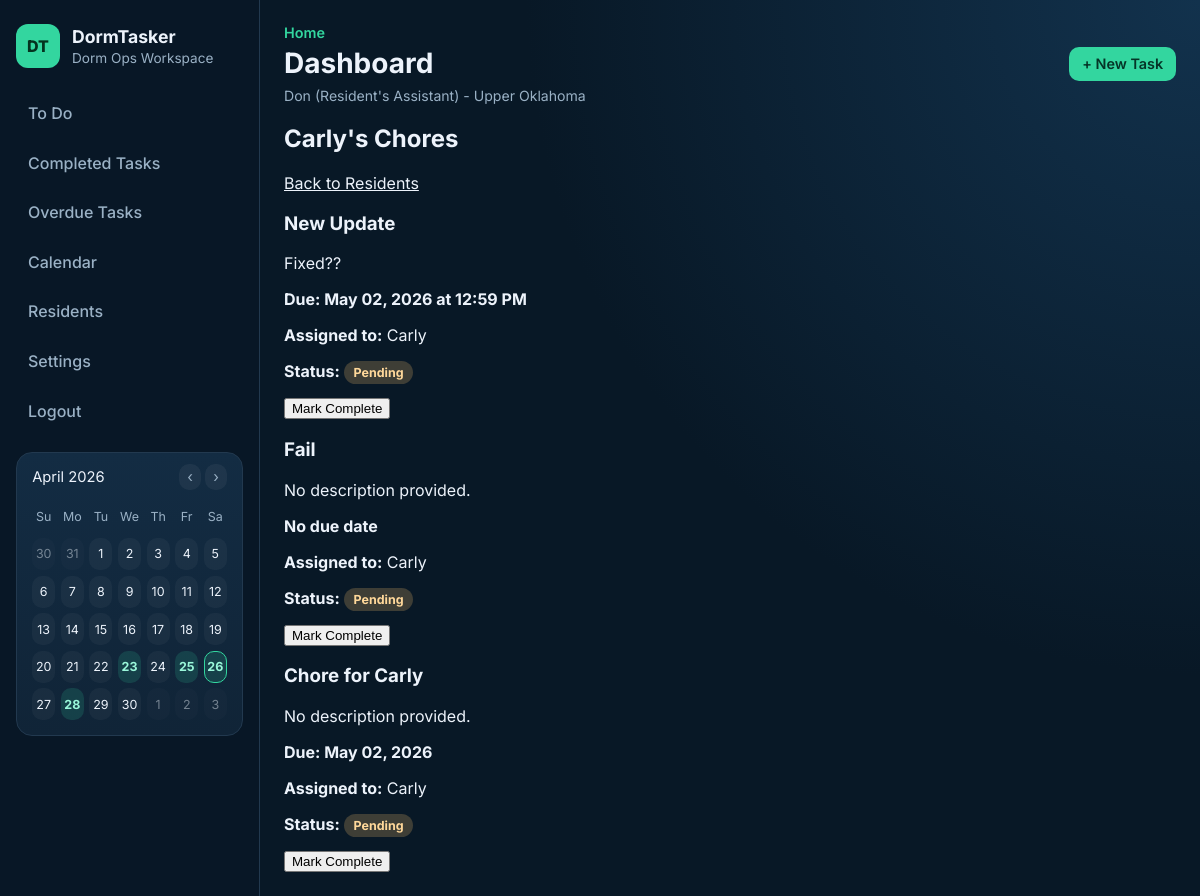
The page /resident/9/chores (signed in) on the database as committed earlier.
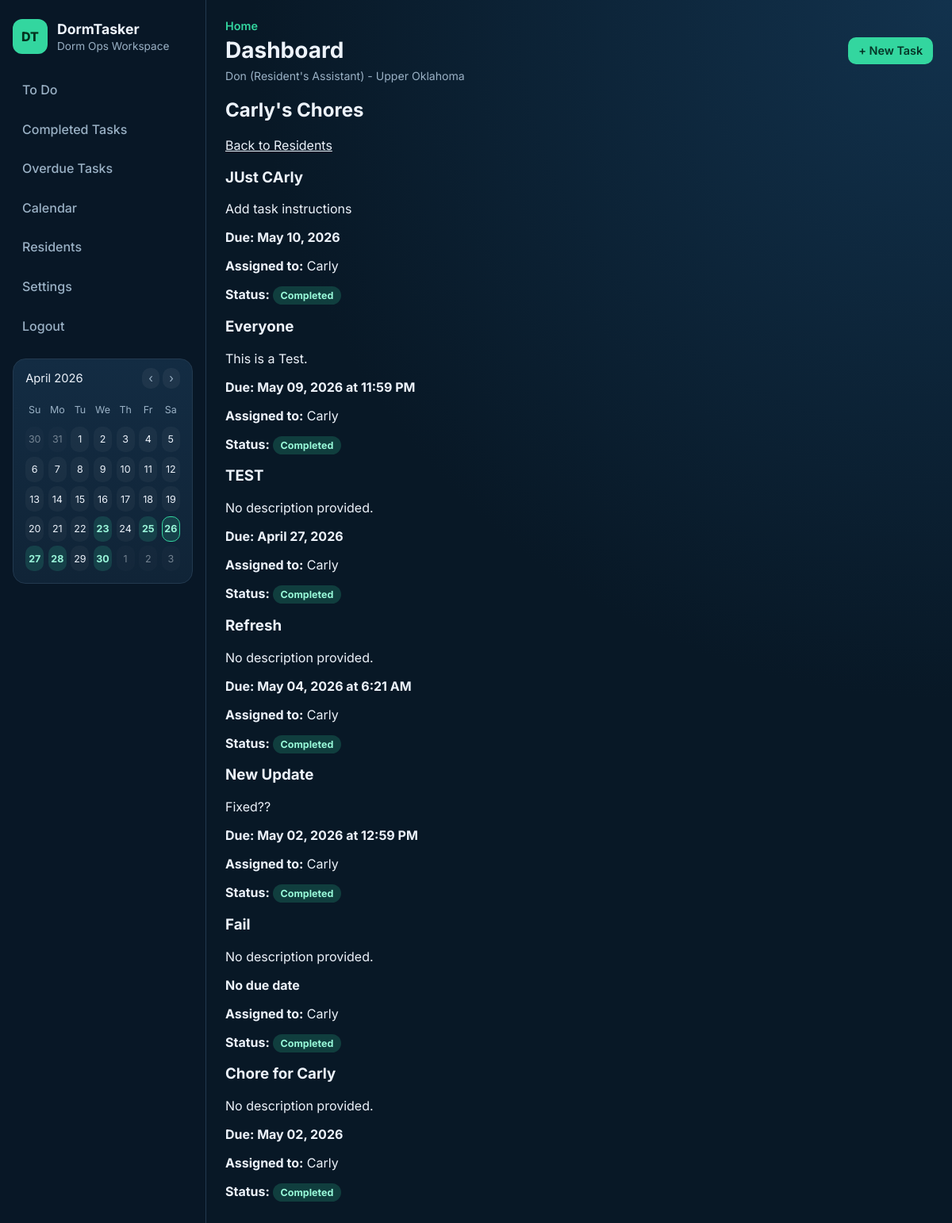
The same page on the database as committed later.
### tables this page shows
CREATE TABLE users (
            id INTEGER PRIMARY KEY AUTOINCREMENT,
            name TEXT NOT NULL,
            role TEXT NOT NULL CHECK (role IN ('RA', 'Resident'))
        , email TEXT, password_hash TEXT, room_id INTEGER);

CREATE TABLE rooms (
            id INTEGER PRIMARY KEY AUTOINCREMENT,
            room_name TEXT NOT NULL,
            room_code TEXT NOT NULL UNIQUE,
            created_by INTEGER,
            FOREIGN KEY (created_by) REFERENCES users (id)
        );

CREATE TABLE chores (
            id INTEGER PRIMARY KEY AUTOINCREMENT,
            title TEXT NOT NULL,
            description TEXT,
            due_date TEXT,
            status TEXT
        , room_id INTEGER, created_by INTEGER, due_time TEXT);

### app.py (the view)
@app.route("/resident/<int:resident_id>/chores")
@login_required
def resident_chores(resident_id):
    if g.current_user["role"] != "RA":
        flash("Only Resident's Assistants can access resident overviews.", "error")
        return redirect(url_for("dashboard"))
    chores_for_resident = service.get_resident_chores(resident_id, room_id=g.current_user["room_id"])
    residents = service.get_residents(room_id=g.current_user["room_id"])
    resident = next((r for r in residents if r["id"] == resident_id), None)
    return render_template(
        "resident_chores.html",
        chores=chores_for_resident,
        resident=resident,
        user_role=g.current_user["role"],
    )

### app.py (called while the page is built)
def _format_user_role(role):
    return "Resident's Assistant" if role == "RA" else role

@app.before_request
def load_current_user():
    user_id = session.get("user_id")
    g.current_user = get_user_by_id(user_id) if user_id else None

@app.context_processor
def inject_current_user():
    current_user = g.get("current_user")
    if current_user:
        if current_user["role"] == "RA":
            chore_list = service.get_chores(room_id=current_user["room_id"])
        else:
            chore_list = service.get_resident_chores(current_user["id"], room_id=current_user["room_id"])
        calendar_data = _calendar_context(chore_list)
    else:
        calendar_data = {}
    return {
        "current_user": current_user,
        "current_path": request.path,
        "current_user_role_text": _format_user_role(current_user["role"]) if current_user else None,
        **calendar_data,
    }

### auth.py (called while the page is built)
def login_required(func):
    @wraps(func)
    def wrapper(*args, **kwargs):
        if not session.get("user_id"):
            flash("Please log in to continue.", "error")
            return redirect(url_for("login"))
        return func(*args, **kwargs)
    return wrapper

def get_user_by_id(user_id):
    conn = get_db_connection()
    user = conn.execute(
        """
        SELECT u.id, u.name, u.email, u.role, u.room_id, r.room_name, r.room_code
        FROM users u
        LEFT JOIN rooms r ON u.room_id = r.id
        WHERE u.id = ?
        """,
        (user_id,),
    ).fetchone()
    conn.close()
    return dict(user) if user else None

### database.py (called while the page is built)
def get_db_connection():
    conn = sqlite3.connect(DB_PATH)
    conn.row_factory = sqlite3.Row
    return conn

### models.py (called while the page is built)
    def is_overdue(self):
        if not self.due_date or self.status == "Completed":
            return False
        due = datetime.strptime(self.due_date, "%Y-%m-%d").date()
        return due < date.today()

### services.py (called while the page is built)
    @staticmethod
    def _format_due_label(due_date: Optional[str], due_time: Optional[str]) -> str:
        if not due_date:
            return "No due date"
        parsed_date = datetime.strptime(due_date, "%Y-%m-%d").strftime("%B %d, %Y")
        if due_time:
            parsed_time = datetime.strptime(due_time, "%H:%M").strftime("%I:%M %p").lstrip("0")
            return f"Due: {parsed_date} at {parsed_time}"
        return f"Due: {parsed_date}"

### templates/resident_chores.html (shortened to what this page needs)
{% extends "base.html" %}
{% block content %}
    <h2>
        {% if resident %}
            {{ resident.name }}'s Chores
        {% else %}
            Resident Chores
        {% endif %}
    </h2>
    <p><a href="{{ url_for('residents') }}">Back to Residents</a></p>
    {% if chores %}
        <section class="chore-list">
            {% for chore in chores %}
                <article class="chore-card">
                    <h3>{{ chore.title }}</h3>
                    <p>{{ chore.description or 'No description provided.' }}</p>
                    <p><strong>{{ chore.display_due }}</strong></p>
                    <p><strong>Assigned to:</strong> {{ chore.assigned_names or 'Unknown' }}</p>
                    <p>
                        <strong>Status:</strong>
                        <span class="badge badge-{{ chore.status|lower }}">{{ chore.status }}</span>
                    </p>
                    {% if chore.status != "Completed" %}
                        <form method="post" action="{{ url_for('complete_chore', chore_id=chore.id) }}">
                            <button type="submit">Mark Complete</button>
                        </form>
                    {% endif %}
                </article>
            {% endfor %}
        </section>
    {% else %}
        <p>No chores assigned right now.</p>
    {% endif %}
{% endblock %}

### templates/base.html (shortened to what this page needs)
<!DOCTYPE html>
<html lang="en">
<head>
    <link rel="stylesheet" href="{{ url_for('static', filename='style.css') }}">
</head>
<body>
    <div class="app-shell">
        <aside class="sidebar">
            <div class="brand">
                <span class="brand-badge">DT</span>
                <div>
                    <h1>DormTasker</h1>
                    <p>Dorm Ops Workspace</p>
                </div>
            </div>
            <nav class="sidebar-nav">
                {% if current_user %}
                    <a href="{{ url_for('dashboard') }}" class="nav-link{% if current_path == url_for('dashboard') %} active{% endif %}">To Do</a>
                    {% if current_user.role == "RA" %}
                        <a href="{{ url_for('completed_tasks') }}" class="nav-link{% if current_path == url_for('completed_tasks') %} active{% endif %}">Completed Tasks</a>
                        <a href="{{ url_for('overdue_tasks') }}" class="nav-link{% if current_path == url_for('overdue_tasks') %} active{% endif %}">Overdue Tasks</a>
                        <a href="{{ url_for('calendar_view') }}" class="nav-link{% if current_path == url_for('calendar_view') %} active{% endif %}">Calendar</a>
                        <a href="{{ url_for('residents') }}" class="nav-link{% if current_path == url_for('residents') %} active{% endif %}">Residents</a>
                        <a href="{{ url_for('settings') }}" class="nav-link{% if current_path == url_for('settings') %} active{% endif %}">Settings</a>
                    {% endif %}
                    <a href="{{ url_for('logout') }}" class="nav-link">Logout</a>
                {% else %}
                    <a href="{{ url_for('login') }}" class="nav-link">Login</a>
                    <a href="{{ url_for('register') }}" class="nav-link">Register</a>
                {% endif %}
            </nav>
            {% if current_user %}
                <section class="sidebar-card sidebar-calendar">
                    <div class="calendar-head">
                        <span>{{ calendar_label }}</span>
                        <div class="calendar-nav">
                            <a href="{{ current_path }}?calendar_month={{ calendar_prev }}">‹</a>
                            <a href="{{ current_path }}?calendar_month={{ calendar_next }}">›</a>
                        </div>
                    </div>
                    <div class="calendar-grid">
                        {% for day in calendar_weekdays %}
                            <span class="calendar-weekday">{{ day }}</span>
                        {% endfor %}
                        {% for cell in calendar_cells %}
                            <span class="calendar-cell{% if cell.month != calendar_month or cell.year != calendar_year %} calendar-muted{% endif %}{% if cell.day in calendar_due_days and cell.month == calendar_month and cell.year == calendar_year %} calendar-has-event{% endif %}{% if cell == calendar_current_date %} calendar-today{% endif %}">{{ cell.day }}</span>
                        {% endfor %}
                    </div>
                </section>
            {% endif %}
        </aside>
        <div class="main-panel">
            <header class="topbar">
                <div>
                    <p class="topbar-eyebrow">Home</p>
                    <h2 class="topbar-title">{% block page_title %}{{ page_title or 'Dashboard' }}{% endblock %}</h2>
                    {% if current_user %}
                        <p class="user-context">
                            {{ current_user.name }} ({{ current_user_role_text }}) - {{ current_user.room_name or "No Room" }}
                        </p>
                    {% endif %}
                </div>
                {% if current_user and current_user.role == "RA" %}
                    <a class="btn btn-primary" href="{{ url_for('create_chore') }}">+ New Task</a>
                {% elif not current_user %}
                    <a class="btn btn-primary" href="{{ url_for('register') }}">Join Dorm Room</a>
                {% endif %}
            </header>
            <main class="content">
                {% block content %}{% endblock %}
            </main>
        </div>
    </div>
</body>
</html>

### static/style.css (style rules this page uses)
:root { --bg: #081826; --bg-soft: #0f2335; --panel: #102437; --panel-alt: #132c43; --text: #edf3fb; --muted: #9ab1c5; --line: #22394f; --accent: #33d69f; --accent-dark: #27b987; --danger: #ff6f7f; --warning: #ffc56f; }
* { box-sizing: border-box; }
body { margin: 0; font-family: "Inter", sans-serif; background: radial-gradient(circle at top right, #12324d 0%, var(--bg) 45%); color: var(--text); }
a { color: inherit; }
.app-shell { min-height: 100vh; display: grid; grid-template-columns: 260px 1fr; }
.sidebar { border-right: 1px solid var(--line); background: rgba(8, 24, 38, 0.9); padding: 1.5rem 1rem; }
.brand { display: flex; gap: 0.75rem; align-items: center; margin-bottom: 1.5rem; }
.brand h1 { margin: 0; font-size: 1.1rem; font-weight: 700; }
.brand p { margin: 0.2rem 0 0; color: var(--muted); font-size: 0.85rem; }
.brand-badge { width: 44px; height: 44px; display: inline-flex; align-items: center; justify-content: center; border-radius: 12px; background: var(--accent); color: #04331f; font-weight: 800; }
.sidebar-nav { display: grid; gap: 0.45rem; }
.nav-link { text-decoration: none; padding: 0.7rem 0.75rem; border-radius: 10px; color: var(--muted); font-weight: 500; }
.sidebar-card { margin-top: 1.25rem; background: linear-gradient(180deg, var(--panel-alt) 0%, var(--panel) 100%); border: 1px solid var(--line); border-radius: 16px; padding: 1rem; }
.sidebar-calendar { padding: 0.95rem; }
.calendar-head { display: flex; justify-content: space-between; gap: 0.75rem; align-items: center; margin-bottom: 0.9rem; font-size: 0.92rem; color: var(--text); }
.calendar-nav a { color: var(--muted); text-decoration: none; padding: 0.25rem 0.5rem; border-radius: 10px; background: rgba(255, 255, 255, 0.05); }
.calendar-grid { display: grid; grid-template-columns: repeat(7, minmax(0, 1fr)); gap: 0.35rem; }
.calendar-weekday, .calendar-cell { display: inline-flex; align-items: center; justify-content: center; min-height: 32px; border-radius: 10px; font-size: 0.78rem; }
.calendar-weekday { color: var(--muted); }
.calendar-cell { background: rgba(255, 255, 255, 0.04); color: var(--text); }
.calendar-muted { opacity: 0.45; }
.calendar-has-event { background: rgba(51, 214, 159, 0.16); color: #9af7da; font-weight: 700; }
.calendar-today { border: 1px solid var(--accent); }
.main-panel { padding: 1.5rem; }
.topbar { display: flex; justify-content: space-between; align-items: center; margin-bottom: 1.25rem; }
.topbar-eyebrow { margin: 0; color: var(--accent); font-size: 0.9rem; font-weight: 600; }
.topbar-title { margin: 0.3rem 0 0; font-size: 1.75rem; }
.user-context { margin: 0.45rem 0 0; color: var(--muted); font-size: 0.88rem; }
.content { max-width: 1050px; }
.btn { border: none; border-radius: 10px; padding: 0.52rem 0.8rem; font-size: 0.9rem; text-decoration: none; font-weight: 600; cursor: pointer; display: inline-flex; align-items: center; justify-content: center; }
.btn-primary { background: var(--accent); color: #053527; }
.badge { border-radius: 999px; padding: 0.25rem 0.58rem; font-size: 0.78rem; font-weight: 700; }
.badge-completed { background: rgba(51, 214, 159, 0.2); color: #98fad9; }

Rows that differ between the two databases and show on the page:
added chores: title "JUst CArly", description "Add task instructions", display_due "Due: May 10, 2026", assigned_names "Carly", status "Completed"
added chores: title "Everyone", description "This is a Test.", display_due "Due: May 09, 2026 at 11:59 PM", assigned_names "Carly", status "Completed"
added chores: title "TEST", description "No description provided.", display_due "Due: April 27, 2026", assigned_names "Carly", status "Completed"
added chores: title "Refresh", description "No description provided.", display_due "Due: May 04, 2026 at 6:21 AM", assigned_names "Carly", status "Completed"
shown differently, row unchanged: chores "New Update": status "Pending" → "Completed"; no longer shows "Mark Complete"
shown differently, row unchanged: chores "Fail": status "Pending" → "Completed"; no longer shows "Mark Complete"
shown differently, row unchanged: chores "Chore for Carly": status "Pending" → "Completed"; no longer shows "Mark Complete"
